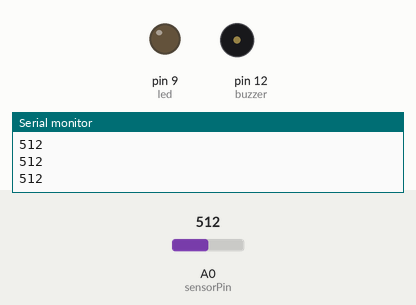
The sketch below on a simulated Arduino Uno, built with avr-gcc and run on an emulated ATmega328P. Shown: output pins drawn as LEDs (lit = HIGH), buzzer (waves = sounding, pin HIGH), the last lines printed to the serial monitor. The test bench sets the inputs (shaded band); at power-on: A0 (sensorPin) = 512.

Above: at 1.3 s.
1.4 s: A0 (sensorPin) set to 108
2.9 s: A0 (sensorPin) set to 91
At 3.5 s:
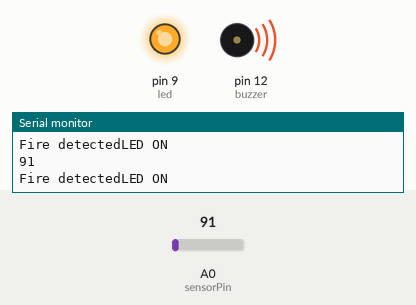
4.4 s: A0 (sensorPin) set to 110
At 4.9 s:
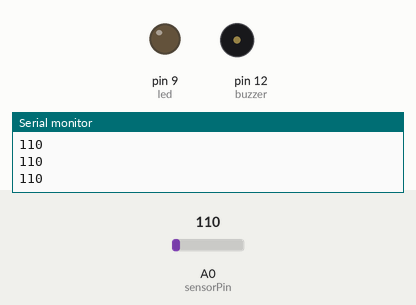
5.9 s: A0 (sensorPin) set to 90
At 6.4 s:
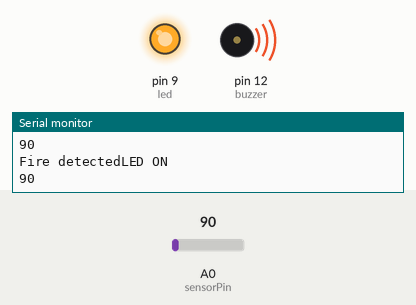
Timing chart, 0 to 8.4 s (numbered marks = the images above; inputs shaded):
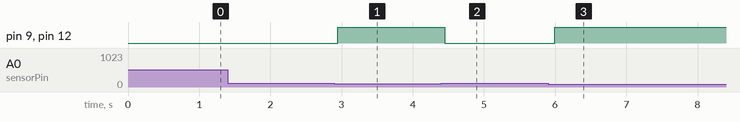

Measured:
- the behaviour switches between 100 and 99 on A0 (sensorPin) (found by bisection; images 0 and 1)
- after the input at 2.9 s, pin 9 (led), pin 12 (buzzer): LOW → HIGH after 0.05 s
- after the input at 4.4 s, pin 9 (led), pin 12 (buzzer): HIGH → LOW after 0.05 s
- after the input at 5.9 s, pin 9 (led), pin 12 (buzzer): LOW → HIGH after 0.10 s

The sketch:

Flame_sensor.ino
```cpp
int sensorPin=A0;
int sensorValue=0;
int led=9;
int buzzer=12;
void setup() {
  // put your setup code here, to run once:
  pinMode(9,OUTPUT);
  pinMode(12,OUTPUT);
  Serial.begin(9600);
}

void loop() {
  // put your main code here, to run repeatedly:
  sensorValue=analogRead(sensorPin);
  Serial.println(sensorValue);
  if(sensorValue<100){
    Serial.print("Fire detected");
    Serial.println("LED ON");
    digitalWrite(led,HIGH);
    digitalWrite(buzzer,HIGH);
    delay(100);
  }
  else{
    digitalWrite(led,LOW);
    digitalWrite(buzzer,LOW);
    delay(sensorValue);
  }
}
```
